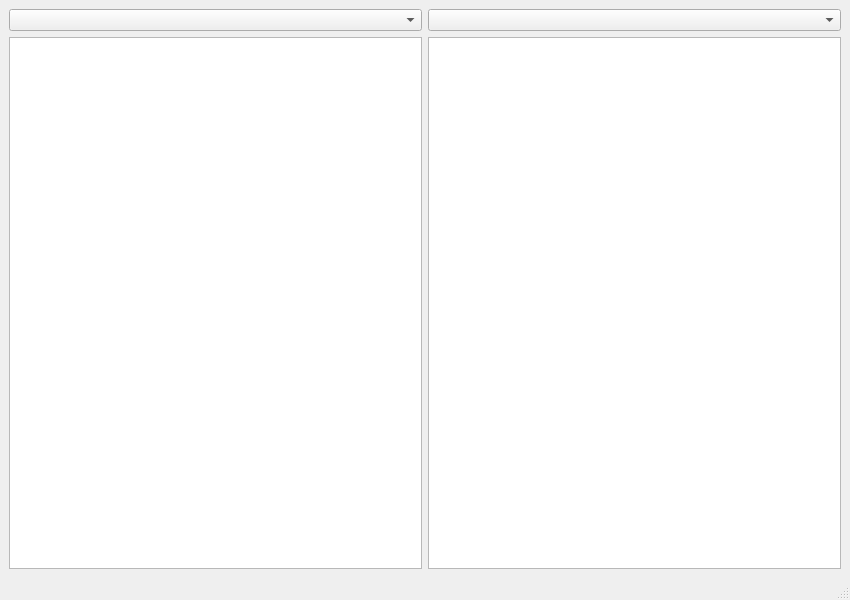
<?xml version="1.0" encoding="UTF-8"?>
<ui version="4.0">
 <class>MainWindow</class>
 <widget class="QMainWindow" name="MainWindow">
  <property name="geometry">
   <rect>
    <x>0</x>
    <y>0</y>
    <width>850</width>
    <height>600</height>
   </rect>
  </property>
  <property name="baseSize">
   <size>
    <width>0</width>
    <height>0</height>
   </size>
  </property>
  <property name="windowTitle">
   <string>MainWindow</string>
  </property>
  <widget class="QWidget" name="centralwidget">
   <layout class="QHBoxLayout" name="horizontalLayout">
    <item>
     <layout class="QVBoxLayout" name="verticalLayout">
      <item>
       <widget class="QComboBox" name="leftCombo"/>
      </item>
      <item>
       <widget class="CNCTextDocument" name="left">
        <property name="mouseTracking">
         <bool>true</bool>
        </property>
       </widget>
      </item>
     </layout>
    </item>
    <item>
     <layout class="QVBoxLayout" name="verticalLayout_2">
      <item>
       <widget class="QComboBox" name="rightCombo"/>
      </item>
      <item>
       <widget class="CNCTextDocument" name="right">
        <property name="mouseTracking">
         <bool>true</bool>
        </property>
        <property name="readOnly">
         <bool>true</bool>
        </property>
       </widget>
      </item>
     </layout>
    </item>
   </layout>
  </widget>
  <widget class="QMenuBar" name="menubar">
   <property name="geometry">
    <rect>
     <x>0</x>
     <y>0</y>
     <width>850</width>
     <height>19</height>
    </rect>
   </property>
  </widget>
  <widget class="QStatusBar" name="statusbar"/>
 </widget>
 <customwidgets>
  <customwidget>
   <class>CNCTextDocument</class>
   <extends>QPlainTextEdit</extends>
   <header>cnctextdocument.h</header>
  </customwidget>
 </customwidgets>
 <resources/>
 <connections/>
</ui>
